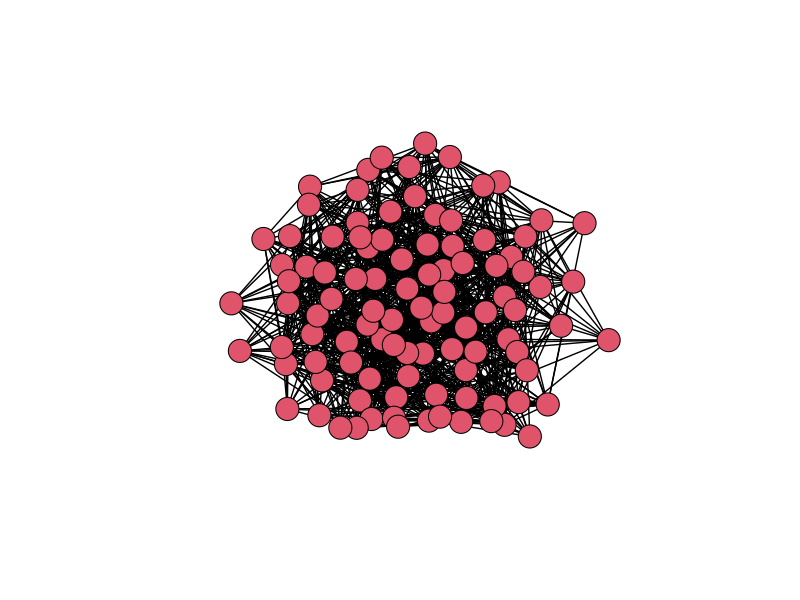

The R source for this figure:

library(network)


setwd("C:/Users/dominik_deffner/Documents/GitHub/CulturalEffectivePopulationSize")

N <- 100
Density <- 0.2

x <- matrix(NA, nrow = N, ncol = N)

for (i in 1:N) {
  for (j in 1:N) {
    if ( i == j){
      x[i,j] <- 1
      x[j,i] <- 1
    } else {
    Tie <- rbinom(1, 1, Density)
    x[i,j] <- Tie
    x[j,i] <- Tie
    }
  }
}




network <- as.matrix(x)





routes_network <- network(network, ignore.eval = FALSE, directed = FALSE, matrix.type = "adjacency")

plot(routes_network, vertex.cex = 3, col="green")

a  <- summary(routes_network)
